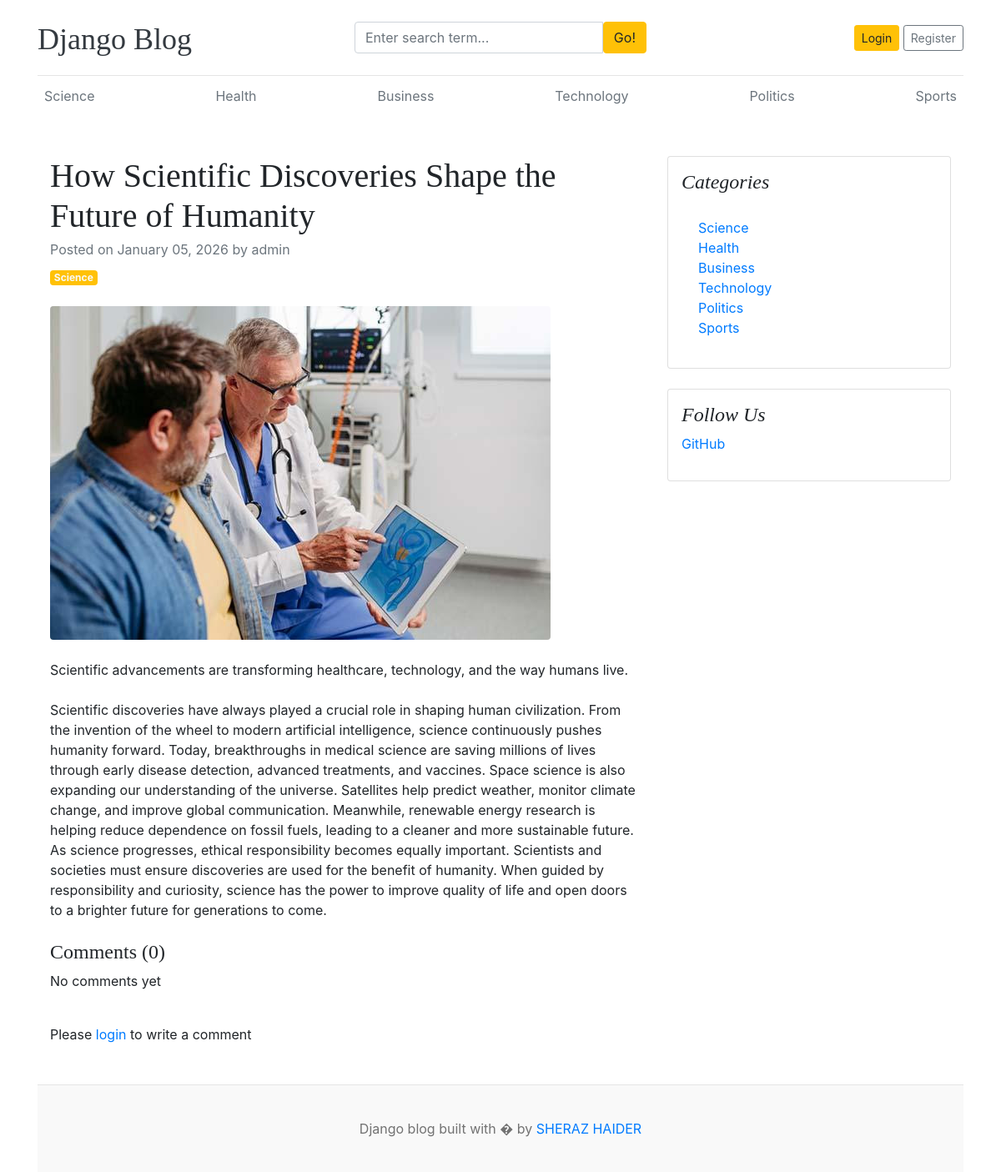
The app's page /blogs/how-scientific-discoveries-shape-the-future-of-humanity/ with its own data.
### blogs/models.py (models this page shows, shortened)
class Catagory(models.Model):
    catagory_name = models.CharField(max_length=50, unique=True)
    created_at = models.DateTimeField(auto_now_add=True)
    updated_at = models.DateTimeField(auto_now=True)
    class Meta:
        verbose_name_plural = "Catagories"

class Blog(models.Model):
    title = models.CharField(max_length=200)
    slug = models.SlugField(max_length=200, unique=True, blank=True)
    catagory = models.ForeignKey(Catagory, on_delete=models.CASCADE)
    author = models.ForeignKey(User, on_delete=models.CASCADE)
    featured_image = models.ImageField(upload_to='uploads/%Y/%m/%d/')
    short_description = models.TextField(max_length=500)
    blog_body = models.TextField(max_length=5000)
    status = models.CharField(max_length=100, choices=STATUS_CHOICES, default='draft')
    is_featured = models.BooleanField(default=False)
    created_at = models.DateTimeField(auto_now_add=True)
    updated_at = models.DateTimeField(auto_now=True)

### assignment/models.py (models this page shows, shortened)
class SocialLink(models.Model):
    platform = models.CharField(max_length=100)
    link = models.URLField(max_length=200)
    created_at = models.DateTimeField(auto_now_add=True)
    updated_at = models.DateTimeField(auto_now=True)
    class Meta:
        verbose_name_plural = "Social Links"

### blogs/views.py (the view, shortened to what this page needs)
# urls.py: path('blogs/<slug:slug>/',BlogViews.blogs, name='blogs'),
def blogs(request, slug):
    single_blog = get_object_or_404(Blog, slug=slug, status='published')
    comments = Comment.objects.filter(blog=single_blog)
    comment_count = comments.count()
    context = {
        "single_blog": single_blog,
        "comments":comments,
        "comment_count":comment_count,
    }
    return render(request, "blog.html", context)

### blogs/context_processors.py (called while the page is built)
def get_catagories(request):
    catagories = Catagory.objects.all()
    return dict(catagories=catagories)

def get_social_links(request):
    social_links = SocialLink.objects.all()
    return dict(social_links=social_links)

### templates/blog.html (shortened to what this page needs)
{% extends "base.html" %}
{% block content %}
<div class="container mt-5">
    <div class="row">
        <div class="col-lg-8">
            <article>
                <header class="mb-4">
                    <h1 class="fw-bolder mb-1">{{ single_blog.title }}</h1>
                    <div class="text-muted fst-italic mb-2">Posted on {{ single_blog.created_at|date:"F d, Y" }} by {{ single_blog.author }}</div>
                    <a class="badge bg-warning text-decoration-none text-light" href="#!">{{ single_blog.catagory.catagory_name }}</a>
                </header>
                <figure class="mb-4"><img class="img-fluid rounded" src="{{ single_blog.featured_image.url }}" alt="..." /></figure>
                <section class="mb-5">
                    <p class="fs-5 mb-4">{{ single_blog.short_description }}</p>
                    <p class="fs-5 mb-4">{{ single_blog.blog_body }}</p>
                    <h4>Comments ({{ comment_count }})</h4>
                {% if comments %}
                    {% for comment in comments %}
                        <div class="card mb-2">
                            <div class="card-body">
                                <p class="card-text mb-0">{{ comment.comment }}</p>
                                <span>
                                    <small>By {{ comment.user }}</small>
                                    <small>| {{ comment.created_at|timesince }} ago</small>
                                </span>
                            </div>
                        </div>
                    {% endfor %}
                {% else %}
                    <p>No comments yet</p>
                {% endif %}
                        <br>
                        <div class="form-group">
                            {% if user.is_authenticated %}
                            <form action="" method= "POST">
                                {% csrf_token %}
                                <div class="form-group">
                                    <textarea name="comment" class="form-control" placeholder="Write Your Comment"></textarea>
                                    <input type="submit" value="Submit" class="btn btn-primary mt-2">
                                </div>
                            </form>
                            {% else %}
                            <p>Please <span><a href="{% url 'login' %}">login</a></span> to write a comment</p>
                            {% endif %}
                        </div>
                    </section>
            </article>
        </div>
        <div class="col-lg-4">
            <div class="card mb-4 p-3">
                <h4 class="font-italic">Categories</h4>
                <div class="card-body">
                    <div class="row">
                        <div class="col-sm-6">
                            <ul class="list-unstyled mb-0">
                                {% for cat in catagories %}
                                <li><a href="{% url 'posts_by_catagory' cat.id %}">{{ cat.catagory_name }}</a></li>
                                {% endfor %}
                            </ul>
                        </div>
                    </div>
                </div>
            </div>
            {% if social_links %}
            <div class="card mb-4 p-3">
                <h4 class="font-italic">Follow Us</h4>
                <ol class="list-unstyled">
                    {% for link in social_links %}
                    <li><a href="{{ link.link }}" target="_blank">{{ link.platform }}</a></li>
                    {% endfor %}
                </ol>
            </div>
            {% endif %}
        </div>
    </div>
</div>
{% endblock content %}

### templates/base.html (shortened to what this page needs)
{% load static %}
<!DOCTYPE html>
<html lang="en">
<head>
    <link href="https://getbootstrap.com/docs/4.0/dist/css/bootstrap.min.css" rel="stylesheet">
    <link href="{% static 'css/blog.css' %}" rel="stylesheet">
    <link rel="stylesheet" href="https://cdnjs.cloudflare.com/ajax/libs/font-awesome/4.7.0/css/font-awesome.min.css">
  </head>
<body>
    <div class="container">
      <header class="blog-header py-3">
        <div class="row flex-nowrap justify-content-between align-items-center">
          <div class="col-4 pt-1">
            <a class="blog-header-logo text-dark" href="/">Django Blog</a>
          </div>
          <div class="col-4">
            <form action="{% url 'search' %}" method="GET">
              <div class="input-group">
                        <input class="form-control" type="text" name="keyword" value="{{ keyword }}" placeholder="Enter search term..." aria-label="Enter search term..." aria-describedby="button-search" />
                        <button type="submit" class="btn btn-warning" id="button-search" type="button">Go!</button>
                    </div>
            </form>
          </div>
          <div class="col-4 d-flex justify-content-end align-items-center">
            {% if not user.is_authenticated %}
            <a class="btn btn-sm btn-warning" href="{% url 'login' %}">Login</a> &nbsp;
            <a class="btn btn-sm btn-outline-secondary" href="{% url 'register' %}">Register</a>
            {% else %}
            <span class="mr-2 btn btn-sm btn-outline-secondary"><a href="{% url 'dashboard' %}">Dashboard</a></span>
            &emsp;
            <a class="btn btn-sm btn-outline-secondary" href="{% url 'logout' %}">Logout</a>
            {% endif %}
          </div>
        </div>
      </header>
      <div class="nav-scroller py-1 mb-2">
        <nav class="nav d-flex justify-content-between">
            {% for cat in catagories %}
          <a class="p-2 text-muted" href="{% url 'posts_by_catagory' cat.id %}">{{ cat.catagory_name }}</a>
            {% endfor %}
        </nav>
      </div>
{% block content %}{% endblock content %}
<footer class="blog-footer">
  <p>Django blog built with � by <a href="#">SHERAZ HAIDER</a></p>
</footer>
</body>
</html>

### blog_main/static/css/blog.css (style rules this page uses)
.blog-header { border-bottom: 1px solid #e5e5e5; }
.blog-header-logo { font-family: "Playfair Display", Georgia, "Times New Roman", serif; font-size: 2.25rem; }
h1, h2, h3, h4, h5, h6 { font-family: "Playfair Display", Georgia, "Times New Roman", serif; }
.blog-footer { padding: 2.5rem 0; color: #727272; text-align: center; background-color: #f9f9f9; border-top: .05rem solid #e5e5e5; }
.blog-footer p:last-child { margin-bottom: 0; }

### records on screen
Catagory: catagory_name "Science"
Catagory: catagory_name "Health"
Catagory: catagory_name "Business"
Catagory: catagory_name "Technology"
Catagory: catagory_name "Politics"
Catagory: catagory_name "Sports"
Blog: title "How Scientific Discoveries Shape the Future of Humanity", created_at "January 05, 2026", author "admin", catagory.catagory_name "Science", featured_image (picture), short_description "Scientific advancements are transforming healthcare, technology, and the way humans live.", blog_body "Scientific discoveries have always played a crucial role in shaping human civilization. From the invention of the wheel to modern artificial intelligence, science continuously pushes humanity forward. Today, breakthroughs in medical science are saving millions of lives through early disease detection, advanced treatments, and vaccines. Space science is also expanding our understanding of the universe. Satellites help predict weather, monitor climate change, and improve global communication. Meanwhile, renewable energy research is helping reduce dependence on fossil fuels, leading to a cleaner and more sustainable future. As science progresses, ethical responsibility becomes equally…"
SocialLink: platform "GitHub"

### other values on screen
{{ comment_count }} "0"
